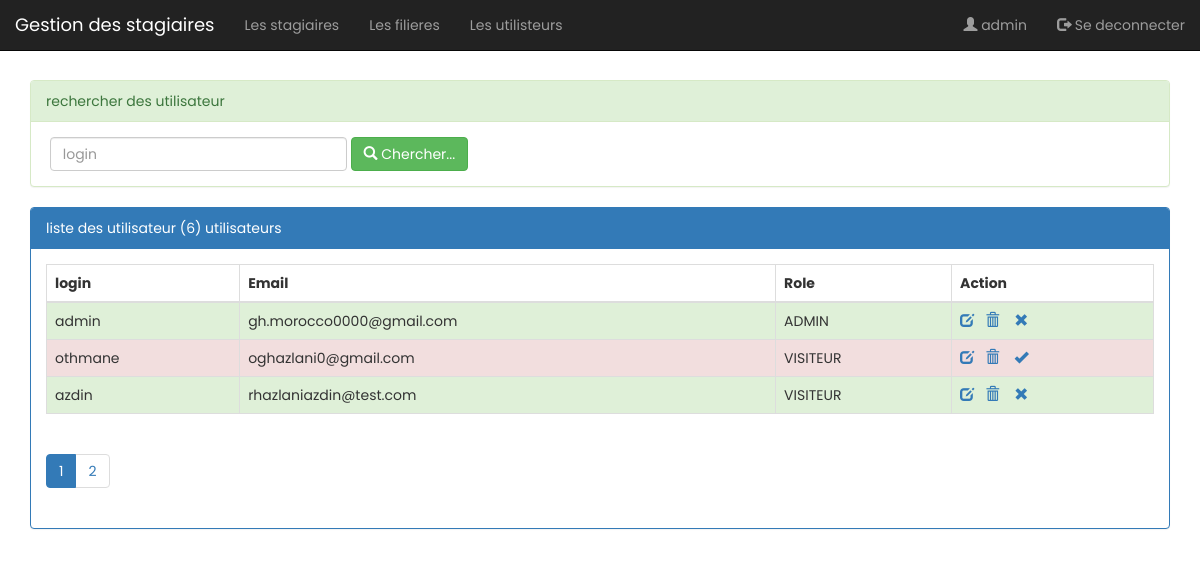
The page /utilisateurs/utilisateur.php (signed in) on the database its author committed.
### tables this page shows
CREATE TABLE `utilisateur` (
  `iduser` int(4) NOT NULL,
  `login` varchar(50) DEFAULT NULL,
  `email` varchar(255) DEFAULT NULL,
  `role` varchar(50) DEFAULT NULL,
  `etat` int(1) DEFAULT NULL,
  `pwd` varchar(255) DEFAULT NULL
);

### utilisateurs/utilisateur.php (the view, shortened to what this page needs)
<?php
  require_once('../connexiondb/connexiondb.php');
  $login = isset($_GET['login']) ? $_GET['login'] : "";
  $size = isset($_GET['size']) ? $_GET['size'] : 3;
  $page = isset($_GET['page']) ? $_GET['page'] : 1;
  $offset = ($page-1) * $size;
  $requeteUser = "select * from utilisateur where login like '%$login%'
              limit $size
              offset $offset";
  $requeteCount = "select count(*) countUser from utilisateur";
  $resultatUser = $pdo->query($requeteUser);
  $resultatCount = $pdo->query($requeteCount);
  $tabCount = $resultatCount->fetch();
  $nbrUser = $tabCount['countUser'];
  $reste = $nbrUser % $size;
  if ($reste === 0) {
    $nbrPage = $nbrUser / $size;
  } else {
    $nbrPage = floor($nbrUser / $size) +1;
  }
?>
<!DOCTYPE html>
<html lang="en">
<head>
  <?php include("../layout/_HEAD.php"); ?>
</head>
<body>
  <?php include("../menu/menu.php"); ?>
  <div class="container">
    <div class="panel panel-success margetop80">
      <div class="panel-heading">rechercher des utilisateur</div>
      <div class="panel-body">
        <form action="utilisateur.php" method="get" class="form-inline">
          <div class="form-group">
            <input type="text" name="login" placeholder="login" value="<?php echo $login; ?>" class="form-control">
          </div>
          <button type="submit" class="btn btn-success">
            <span class="glyphicon glyphicon-search"></span>
            Chercher...
          </button>
        </form>
      </div>
    </div>
    <div class="panel panel-primary">
      <div class="panel-heading">liste des utilisateur (<?php echo $nbrUser ?>) utilisateurs</div>
      <div class="panel-body">
        <table class="table table-striped table-bordered">
          <thead>
            <tr>
              <th>login </th>
              <th>Email </th>
              <th>Role</th>
              <th>Action</th>
            </tr>
          </thead>
          <tbody>
            <?php while ($user = $resultatUser->fetch()) { ?>
              <tr class="<?php echo $user['etat']== 1 ? "success" : "danger"  ?>">
                <td> <?php echo $user['login'] ?> </td>
                <td> <?php echo $user['email'] ?> </td>
                <td> <?php echo $user['role'] ?> </td>
                <td>
                  <a href="editerUser.php?idUser=<?php echo $user['iduser'] ?>">
                    <span class="glyphicon glyphicon-edit"></span>
                  </a>
                  <a onclick="return confirm('Etes vous sur do vouloir supprimer le cet utilisateurs')"
                      href="supprimerUser.php?idUser=<?php echo $user['iduser'] ?>">
                    <span class="glyphicon glyphicon-trash"></span>
                  </a>
                  <a href="activerUser.php?idUser=<?php echo $user['iduser'] ?>&etat=<?php echo $user['etat'] ?>">
                    <?php
                      if ( $user['etat']== 1) {
                        echo "<span class='glyphicon glyphicon-remove'></span>";
                      } else {
                        echo "<span class='glyphicon glyphicon-ok'></span>";
                      }
                    ?>
                  </a>
                </td>
              </tr>
            <?php } ?>
          </tbody>
        </table>
        <div>
        <?php if ($nbrPage > 1) { ?>
          <ul class="pagination">
              <?php for($i = 1; $i <= $nbrPage; $i++) {  ?>
                <li class="<?php if($i == $page) echo 'active' ?>">
                  <a href="utilisateur.php?page=<?php echo $i; ?>&login=<?php echo $login ?>">
                  <?php echo $i;?>
                  </a>
                </li>
              <?php } ?>
            </ul>
        <?php } ?>
        </div>
      </div>
    </div>
  </div>
</body>
</html>

### css/monstyle.css (style rules this page uses)
.margetop80 { margin-top: 80px; }

### layout/_HEAD.php (style rules this page uses)
body { font-family: 'Poppins'; }

### rows shown on the page
utilisateur: login "admin", email "gh.morocco0000@gmail.com", role "ADMIN", etat 1 (drawn)
utilisateur: login "othmane", email "oghazlani0@gmail.com", role "VISITEUR", etat 0 (drawn)
utilisateur: login "azdin", email "rhazlaniazdin@test.com", role "VISITEUR", etat 1 (drawn)

### other values the page prints
$_SESSION['user']['login'] "admin"
$nbrUser "6"
